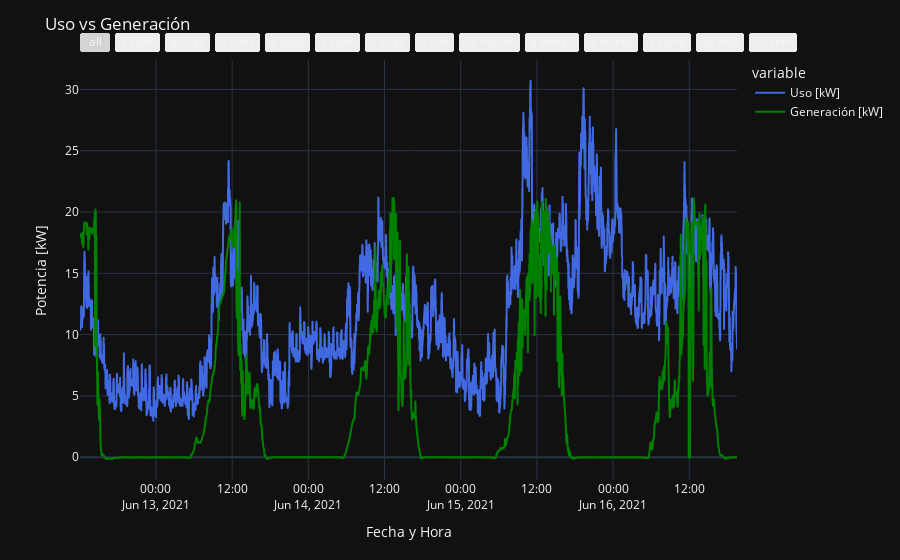

Notebook code for this chart:
### Code cell
#### GRÁFICA 1
####################################################################### Invertir las Columnas para Gráficar

data = data[::-1]

####################################################################### Delimitar las Columnas a Usar

column3 = ["c4","c5","c6", "c7", "c8","c9", "c10", "c11","c12", "c13", "c14","c15","c16","c17","c18","c19","c20","c21","c22","c23","c24","c25","c26","c27","c28"]

data3 = data.drop(column3, axis = 1)

####################################################################### Gráfica

fig = px.line(data3, x = data3["Fecha y Hora"], y = data3.columns,
              color_discrete_map = {
                  "Uso [kW]" : "royalblue",
                  "Generación [kW]" : "green"
              })

fig.update_xaxes( 
       rangeselector=dict(
         buttons=list([  
            dict(step="all"),
           # dict(count=2, label="2 Años", step="year", stepmode="backward"),
            dict(count=7, label="7 Días", step="day", stepmode="backward"),
            dict(count=6, label="6 Días", step="day", stepmode="backward"),
            dict(count=5, label="5 Días", step="day", stepmode="backward"),
            dict(count=4, label="4 Días", step="day", stepmode="backward"),
            dict(count=3, label="3 Días", step="day", stepmode="backward"),
            dict(count=2, label="2 Días", step="day", stepmode="backward"), 
            dict(count=1, label="1 Día", step="day", stepmode="backward"),
            dict(count=12, label="12 Horas", step="hour", stepmode="backward"),
            dict(count=6, label="6 Horas", step="hour", stepmode="backward"),
            dict(count=3, label="3 Horas", step="hour", stepmode="backward"),
            dict(count=1, label="1 Hora", step="hour", stepmode="backward"),
            dict(count=30, label="30 min", step="minute", stepmode="backward"),
            dict(count=10, label="10 min", step="minute", stepmode="backward"),
            
                  ])
               )
          )

fig.update_layout( title = "Uso vs Generación", yaxis_title = "Potencia [kW]", template ="plotly_dark")
fig.show()

### Figure 1 — Plotly figure (JSON) as saved in the notebook; plotly's stock layout.template omitted (floating-point values rounded to 4 significant figures; data arrays with more than 128 entries replaced by an {"elided": "..."} marker saying what was removed)
{"data": [{"hovertemplate": "variable=Uso [kW]<br>Fecha y Hora=%{x}<br>value=%{y}<extra></extra>", "legendgroup": "Uso [kW]", "line": {"color": "royalblue", "dash": "solid"}, "mode": "lines", "name": "Uso [kW]", "showlegend": true, "type": "scattergl", "x": {"elided": "6307 str values"}, "xaxis": "x", "y": {"elided": "6307 float values"}, "yaxis": "y"}, {"hovertemplate": "variable=Generación [kW]<br>Fecha y Hora=%{x}<br>value=%{y}<extra></extra>", "legendgroup": "Generación [kW]", "line": {"color": "green", "dash": "solid"}, "mode": "lines", "name": "Generación [kW]", "showlegend": true, "type": "scattergl", "x": {"elided": "6307 str values"}, "xaxis": "x", "y": {"elided": "6307 float values"}, "yaxis": "y"}], "layout": {"legend": {"title": {"text": "variable"}, "tracegroupgap": 0}, "margin": {"t": 60}, "title": {"text": "Uso vs Generación"}, "xaxis": {"anchor": "y", "domain": [0, 1], "rangeselector": {"buttons": [{"step": "all"}, {"count": 7, "label": "7 Días", "step": "day", "stepmode": "backward"}, {"count": 6, "label": "6 Días", "step": "day", "stepmode": "backward"}, {"count": 5, "label": "5 Días", "step": "day", "stepmode": "backward"}, {"count": 4, "label": "4 Días", "step": "day", "stepmode": "backward"}, {"count": 3, "label": "3 Días", "step": "day", "stepmode": "backward"}, {"count": 2, "label": "2 Días", "step": "day", "stepmode": "backward"}, {"count": 1, "label": "1 Día", "step": "day", "stepmode": "backward"}, {"count": 12, "label": "12 Horas", "step": "hour", "stepmode": "backward"}, {"count": 6, "label": "6 Horas", "step": "hour", "stepmode": "backward"}, {"count": 3, "label": "3 Horas", "step": "hour", "stepmode": "backward"}, {"count": 1, "label": "1 Hora", "step": "hour", "stepmode": "backward"}, {"count": 30, "label": "30 min", "step": "minute", "stepmode": "backward"}, {"count": 10, "label": "10 min", "step": "minute", "stepmode": "backward"}]}, "title": {"text": "Fecha y Hora"}}, "yaxis": {"anchor": "x", "domain": [0, 1], "title": {"text": "Potencia [kW]"}}}}
